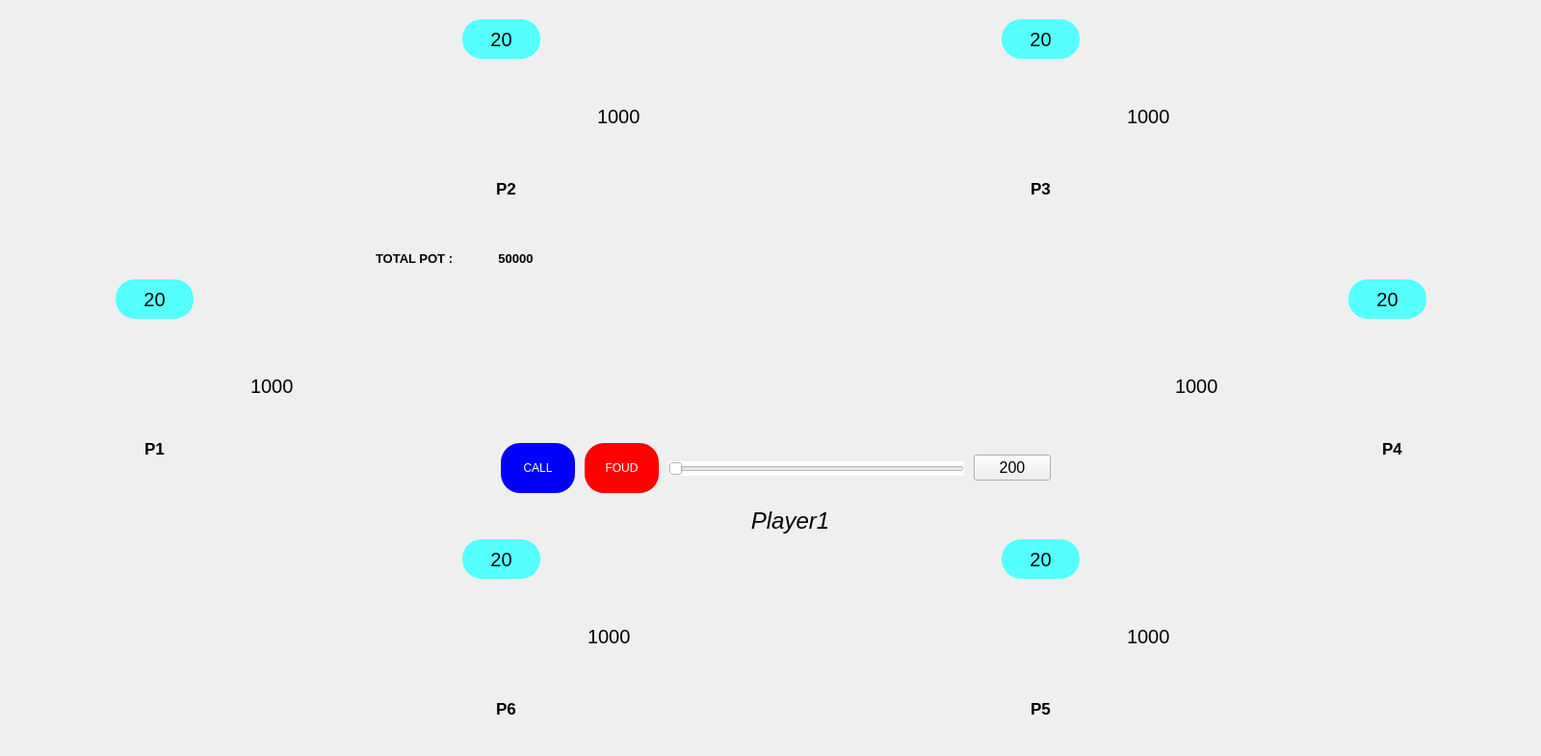
<?xml version="1.0" encoding="UTF-8"?>
<ui version="4.0">
 <class>MainWindow</class>
 <widget class="QMainWindow" name="MainWindow">
  <property name="geometry">
   <rect>
    <x>0</x>
    <y>0</y>
    <width>1600</width>
    <height>785</height>
   </rect>
  </property>
  <property name="minimumSize">
   <size>
    <width>1600</width>
    <height>785</height>
   </size>
  </property>
  <property name="maximumSize">
   <size>
    <width>1600</width>
    <height>785</height>
   </size>
  </property>
  <property name="windowTitle">
   <string>MainWindow</string>
  </property>
  <property name="styleSheet">
   <string notr="true"/>
  </property>
  <widget class="QWidget" name="centralwidget">
   <property name="minimumSize">
    <size>
     <width>600</width>
     <height>785</height>
    </size>
   </property>
   <property name="maximumSize">
    <size>
     <width>1600</width>
     <height>785</height>
    </size>
   </property>
   <property name="styleSheet">
    <string notr="true">#centralwidget{
background-image: url(:/icon/pokerdesk.jpeg);
backround-size:cover;
}</string>
   </property>
   <widget class="QWidget" name="horizontalLayoutWidget">
    <property name="geometry">
     <rect>
      <x>520</x>
      <y>460</y>
      <width>571</width>
      <height>52</height>
     </rect>
    </property>
    <layout class="QHBoxLayout" name="horizontalLayout" stretch="2,2,8,1">
     <property name="spacing">
      <number>10</number>
     </property>
     <item>
      <widget class="QPushButton" name="btn_call">
       <property name="sizePolicy">
        <sizepolicy hsizetype="Minimum" vsizetype="Expanding">
         <horstretch>0</horstretch>
         <verstretch>0</verstretch>
        </sizepolicy>
       </property>
       <property name="styleSheet">
        <string notr="true">border:none;
font: 12pt &quot;MS Shell Dlg 2&quot;;
color: rgb(255, 255, 255);
border-radius:20px;
background-color: rgb(0, 0, 255);

</string>
       </property>
       <property name="text">
        <string>CALL</string>
       </property>
      </widget>
     </item>
     <item>
      <widget class="QPushButton" name="btn_foud">
       <property name="sizePolicy">
        <sizepolicy hsizetype="Minimum" vsizetype="Expanding">
         <horstretch>0</horstretch>
         <verstretch>0</verstretch>
        </sizepolicy>
       </property>
       <property name="styleSheet">
        <string notr="true">border:none;
font: 12pt &quot;MS Shell Dlg 2&quot;;
color: rgb(255, 255, 255);
border-radius:20px;
background-color: rgb(0, 0, 255);
background-color: rgb(255, 0, 0);

</string>
       </property>
       <property name="text">
        <string>FOUD</string>
       </property>
      </widget>
     </item>
     <item>
      <layout class="QVBoxLayout" name="verticalLayout_2" stretch="1,0,1">
       <item>
        <spacer name="verticalSpacer_2">
         <property name="orientation">
          <enum>Qt::Vertical</enum>
         </property>
         <property name="sizeHint" stdset="0">
          <size>
           <width>20</width>
           <height>40</height>
          </size>
         </property>
        </spacer>
       </item>
       <item>
        <widget class="QSlider" name="slider">
         <property name="sizePolicy">
          <sizepolicy hsizetype="Expanding" vsizetype="Expanding">
           <horstretch>0</horstretch>
           <verstretch>0</verstretch>
          </sizepolicy>
         </property>
         <property name="styleSheet">
          <string notr="true">background-color: rgb(255, 255, 255);</string>
         </property>
         <property name="minimum">
          <number>0</number>
         </property>
         <property name="maximum">
          <number>30000</number>
         </property>
         <property name="singleStep">
          <number>10</number>
         </property>
         <property name="orientation">
          <enum>Qt::Horizontal</enum>
         </property>
         <property name="tickPosition">
          <enum>QSlider::NoTicks</enum>
         </property>
        </widget>
       </item>
       <item>
        <spacer name="verticalSpacer">
         <property name="orientation">
          <enum>Qt::Vertical</enum>
         </property>
         <property name="sizeHint" stdset="0">
          <size>
           <width>20</width>
           <height>40</height>
          </size>
         </property>
        </spacer>
       </item>
      </layout>
     </item>
     <item>
      <layout class="QVBoxLayout" name="verticalLayout">
       <item>
        <spacer name="verticalSpacer_3">
         <property name="orientation">
          <enum>Qt::Vertical</enum>
         </property>
         <property name="sizeHint" stdset="0">
          <size>
           <width>20</width>
           <height>40</height>
          </size>
         </property>
        </spacer>
       </item>
       <item>
        <widget class="QPushButton" name="btn_bet">
         <property name="font">
          <font>
           <pointsize>12</pointsize>
          </font>
         </property>
         <property name="cursor">
          <cursorShape>PointingHandCursor</cursorShape>
         </property>
         <property name="text">
          <string>200</string>
         </property>
        </widget>
       </item>
       <item>
        <spacer name="verticalSpacer_4">
         <property name="orientation">
          <enum>Qt::Vertical</enum>
         </property>
         <property name="sizeHint" stdset="0">
          <size>
           <width>20</width>
           <height>40</height>
          </size>
         </property>
        </spacer>
       </item>
      </layout>
     </item>
    </layout>
   </widget>
   <widget class="QLabel" name="p2_name">
    <property name="geometry">
     <rect>
      <x>460</x>
      <y>180</y>
      <width>131</width>
      <height>31</height>
     </rect>
    </property>
    <property name="font">
     <font>
      <family>MS Shell Dlg 2</family>
      <pointsize>13</pointsize>
      <weight>75</weight>
      <italic>false</italic>
      <bold>true</bold>
     </font>
    </property>
    <property name="styleSheet">
     <string notr="true"/>
    </property>
    <property name="text">
     <string>P2</string>
    </property>
    <property name="alignment">
     <set>Qt::AlignCenter</set>
    </property>
   </widget>
   <widget class="QLabel" name="p2_card1">
    <property name="geometry">
     <rect>
      <x>440</x>
      <y>65</y>
      <width>71</width>
      <height>116</height>
     </rect>
    </property>
    <property name="styleSheet">
     <string notr="true">border-radius: 5px;</string>
    </property>
    <property name="text">
     <string/>
    </property>
    <property name="pixmap">
     <pixmap resource="poker.qrc">:/icon/1B.png</pixmap>
    </property>
    <property name="scaledContents">
     <bool>true</bool>
    </property>
   </widget>
   <widget class="QLabel" name="p2_card2">
    <property name="geometry">
     <rect>
      <x>535</x>
      <y>65</y>
      <width>71</width>
      <height>116</height>
     </rect>
    </property>
    <property name="styleSheet">
     <string notr="true">border-radius: 5px;</string>
    </property>
    <property name="text">
     <string/>
    </property>
    <property name="pixmap">
     <pixmap resource="poker.qrc">:/icon/1B.png</pixmap>
    </property>
    <property name="scaledContents">
     <bool>true</bool>
    </property>
   </widget>
   <widget class="QLabel" name="p3_card2">
    <property name="geometry">
     <rect>
      <x>1090</x>
      <y>65</y>
      <width>71</width>
      <height>116</height>
     </rect>
    </property>
    <property name="styleSheet">
     <string notr="true">border-radius: 5px;</string>
    </property>
    <property name="text">
     <string/>
    </property>
    <property name="pixmap">
     <pixmap resource="poker.qrc">:/icon/1B.png</pixmap>
    </property>
    <property name="scaledContents">
     <bool>true</bool>
    </property>
   </widget>
   <widget class="QLabel" name="p3_name">
    <property name="geometry">
     <rect>
      <x>1015</x>
      <y>180</y>
      <width>131</width>
      <height>31</height>
     </rect>
    </property>
    <property name="font">
     <font>
      <family>MS Shell Dlg 2</family>
      <pointsize>13</pointsize>
      <weight>75</weight>
      <italic>false</italic>
      <bold>true</bold>
     </font>
    </property>
    <property name="styleSheet">
     <string notr="true"/>
    </property>
    <property name="text">
     <string>P3</string>
    </property>
    <property name="alignment">
     <set>Qt::AlignCenter</set>
    </property>
   </widget>
   <widget class="QLabel" name="p3_card1">
    <property name="geometry">
     <rect>
      <x>995</x>
      <y>65</y>
      <width>71</width>
      <height>116</height>
     </rect>
    </property>
    <property name="styleSheet">
     <string notr="true">border-radius: 5px;</string>
    </property>
    <property name="text">
     <string/>
    </property>
    <property name="pixmap">
     <pixmap resource="poker.qrc">:/icon/1B.png</pixmap>
    </property>
    <property name="scaledContents">
     <bool>true</bool>
    </property>
   </widget>
   <widget class="QLabel" name="p5_card2">
    <property name="geometry">
     <rect>
      <x>1090</x>
      <y>605</y>
      <width>71</width>
      <height>116</height>
     </rect>
    </property>
    <property name="styleSheet">
     <string notr="true">border-radius: 5px;</string>
    </property>
    <property name="text">
     <string/>
    </property>
    <property name="pixmap">
     <pixmap resource="poker.qrc">:/icon/1B.png</pixmap>
    </property>
    <property name="scaledContents">
     <bool>true</bool>
    </property>
   </widget>
   <widget class="QLabel" name="p5_name">
    <property name="geometry">
     <rect>
      <x>1015</x>
      <y>720</y>
      <width>131</width>
      <height>31</height>
     </rect>
    </property>
    <property name="font">
     <font>
      <family>MS Shell Dlg 2</family>
      <pointsize>13</pointsize>
      <weight>75</weight>
      <italic>false</italic>
      <bold>true</bold>
     </font>
    </property>
    <property name="styleSheet">
     <string notr="true"/>
    </property>
    <property name="text">
     <string>P5</string>
    </property>
    <property name="alignment">
     <set>Qt::AlignCenter</set>
    </property>
   </widget>
   <widget class="QLabel" name="p5_card1">
    <property name="geometry">
     <rect>
      <x>995</x>
      <y>605</y>
      <width>71</width>
      <height>116</height>
     </rect>
    </property>
    <property name="styleSheet">
     <string notr="true">border-radius: 5px;</string>
    </property>
    <property name="text">
     <string/>
    </property>
    <property name="pixmap">
     <pixmap resource="poker.qrc">:/icon/1B.png</pixmap>
    </property>
    <property name="scaledContents">
     <bool>true</bool>
    </property>
   </widget>
   <widget class="QLabel" name="p6_card2">
    <property name="geometry">
     <rect>
      <x>535</x>
      <y>605</y>
      <width>71</width>
      <height>116</height>
     </rect>
    </property>
    <property name="styleSheet">
     <string notr="true">border-radius: 5px;</string>
    </property>
    <property name="text">
     <string/>
    </property>
    <property name="pixmap">
     <pixmap resource="poker.qrc">:/icon/1B.png</pixmap>
    </property>
    <property name="scaledContents">
     <bool>true</bool>
    </property>
   </widget>
   <widget class="QLabel" name="p6_name">
    <property name="geometry">
     <rect>
      <x>460</x>
      <y>720</y>
      <width>131</width>
      <height>31</height>
     </rect>
    </property>
    <property name="font">
     <font>
      <family>MS Shell Dlg 2</family>
      <pointsize>13</pointsize>
      <weight>75</weight>
      <italic>false</italic>
      <bold>true</bold>
     </font>
    </property>
    <property name="styleSheet">
     <string notr="true"/>
    </property>
    <property name="text">
     <string>P6</string>
    </property>
    <property name="alignment">
     <set>Qt::AlignCenter</set>
    </property>
   </widget>
   <widget class="QLabel" name="p6_card1">
    <property name="geometry">
     <rect>
      <x>440</x>
      <y>605</y>
      <width>71</width>
      <height>116</height>
     </rect>
    </property>
    <property name="styleSheet">
     <string notr="true">border-radius: 5px;</string>
    </property>
    <property name="text">
     <string/>
    </property>
    <property name="pixmap">
     <pixmap resource="poker.qrc">:/icon/1B.png</pixmap>
    </property>
    <property name="scaledContents">
     <bool>true</bool>
    </property>
   </widget>
   <widget class="QLabel" name="p1_card2">
    <property name="geometry">
     <rect>
      <x>170</x>
      <y>335</y>
      <width>71</width>
      <height>116</height>
     </rect>
    </property>
    <property name="styleSheet">
     <string notr="true">border-radius: 5px;</string>
    </property>
    <property name="text">
     <string/>
    </property>
    <property name="pixmap">
     <pixmap resource="poker.qrc">:/icon/1B.png</pixmap>
    </property>
    <property name="scaledContents">
     <bool>true</bool>
    </property>
   </widget>
   <widget class="QLabel" name="p1_name">
    <property name="geometry">
     <rect>
      <x>95</x>
      <y>450</y>
      <width>131</width>
      <height>31</height>
     </rect>
    </property>
    <property name="font">
     <font>
      <family>MS Shell Dlg 2</family>
      <pointsize>13</pointsize>
      <weight>75</weight>
      <italic>false</italic>
      <bold>true</bold>
     </font>
    </property>
    <property name="styleSheet">
     <string notr="true"/>
    </property>
    <property name="text">
     <string>P1</string>
    </property>
    <property name="alignment">
     <set>Qt::AlignCenter</set>
    </property>
   </widget>
   <widget class="QLabel" name="p1_card1">
    <property name="geometry">
     <rect>
      <x>75</x>
      <y>335</y>
      <width>71</width>
      <height>116</height>
     </rect>
    </property>
    <property name="styleSheet">
     <string notr="true">border-radius: 5px;</string>
    </property>
    <property name="text">
     <string/>
    </property>
    <property name="pixmap">
     <pixmap resource="poker.qrc">:/icon/1B.png</pixmap>
    </property>
    <property name="scaledContents">
     <bool>true</bool>
    </property>
   </widget>
   <widget class="QLabel" name="p4_card2">
    <property name="geometry">
     <rect>
      <x>1455</x>
      <y>335</y>
      <width>71</width>
      <height>116</height>
     </rect>
    </property>
    <property name="styleSheet">
     <string notr="true">border-radius: 5px;</string>
    </property>
    <property name="text">
     <string/>
    </property>
    <property name="pixmap">
     <pixmap resource="poker.qrc">:/icon/1B.png</pixmap>
    </property>
    <property name="scaledContents">
     <bool>true</bool>
    </property>
   </widget>
   <widget class="QLabel" name="p4_name">
    <property name="geometry">
     <rect>
      <x>1380</x>
      <y>450</y>
      <width>131</width>
      <height>31</height>
     </rect>
    </property>
    <property name="font">
     <font>
      <family>MS Shell Dlg 2</family>
      <pointsize>13</pointsize>
      <weight>75</weight>
      <italic>false</italic>
      <bold>true</bold>
     </font>
    </property>
    <property name="styleSheet">
     <string notr="true"/>
    </property>
    <property name="text">
     <string>P4</string>
    </property>
    <property name="alignment">
     <set>Qt::AlignCenter</set>
    </property>
   </widget>
   <widget class="QLabel" name="p4_card1">
    <property name="geometry">
     <rect>
      <x>1360</x>
      <y>335</y>
      <width>71</width>
      <height>116</height>
     </rect>
    </property>
    <property name="styleSheet">
     <string notr="true">border-radius: 5px;</string>
    </property>
    <property name="text">
     <string/>
    </property>
    <property name="pixmap">
     <pixmap resource="poker.qrc">:/icon/1B.png</pixmap>
    </property>
    <property name="scaledContents">
     <bool>true</bool>
    </property>
   </widget>
   <widget class="QLabel" name="desk_card1">
    <property name="geometry">
     <rect>
      <x>575</x>
      <y>335</y>
      <width>71</width>
      <height>116</height>
     </rect>
    </property>
    <property name="styleSheet">
     <string notr="true">border-radius: 5px;</string>
    </property>
    <property name="text">
     <string/>
    </property>
    <property name="pixmap">
     <pixmap resource="poker.qrc">:/icon/1B.png</pixmap>
    </property>
    <property name="scaledContents">
     <bool>true</bool>
    </property>
   </widget>
   <widget class="QLabel" name="desk_card2">
    <property name="geometry">
     <rect>
      <x>670</x>
      <y>335</y>
      <width>71</width>
      <height>116</height>
     </rect>
    </property>
    <property name="styleSheet">
     <string notr="true">border-radius: 5px;</string>
    </property>
    <property name="text">
     <string/>
    </property>
    <property name="pixmap">
     <pixmap resource="poker.qrc">:/icon/1B.png</pixmap>
    </property>
    <property name="scaledContents">
     <bool>true</bool>
    </property>
   </widget>
   <widget class="QLabel" name="desk_card3">
    <property name="geometry">
     <rect>
      <x>765</x>
      <y>335</y>
      <width>71</width>
      <height>116</height>
     </rect>
    </property>
    <property name="styleSheet">
     <string notr="true">border-radius: 5px;</string>
    </property>
    <property name="text">
     <string/>
    </property>
    <property name="pixmap">
     <pixmap resource="poker.qrc">:/icon/1B.png</pixmap>
    </property>
    <property name="scaledContents">
     <bool>true</bool>
    </property>
   </widget>
   <widget class="QLabel" name="desk_card4">
    <property name="geometry">
     <rect>
      <x>860</x>
      <y>335</y>
      <width>71</width>
      <height>116</height>
     </rect>
    </property>
    <property name="styleSheet">
     <string notr="true">border-radius: 5px;</string>
    </property>
    <property name="text">
     <string/>
    </property>
    <property name="pixmap">
     <pixmap resource="poker.qrc">:/icon/1B.png</pixmap>
    </property>
    <property name="scaledContents">
     <bool>true</bool>
    </property>
   </widget>
   <widget class="QLabel" name="desk_card5">
    <property name="geometry">
     <rect>
      <x>955</x>
      <y>335</y>
      <width>71</width>
      <height>116</height>
     </rect>
    </property>
    <property name="styleSheet">
     <string notr="true">border-radius: 5px;</string>
    </property>
    <property name="text">
     <string/>
    </property>
    <property name="pixmap">
     <pixmap resource="poker.qrc">:/icon/1B.png</pixmap>
    </property>
    <property name="scaledContents">
     <bool>true</bool>
    </property>
   </widget>
   <widget class="QWidget" name="gridLayoutWidget">
    <property name="geometry">
     <rect>
      <x>390</x>
      <y>245</y>
      <width>192</width>
      <height>46</height>
     </rect>
    </property>
    <layout class="QGridLayout" name="gridLayout" columnstretch="2,2">
     <item row="0" column="0">
      <widget class="QLabel" name="label">
       <property name="font">
        <font>
         <pointsize>10</pointsize>
         <weight>75</weight>
         <bold>true</bold>
        </font>
       </property>
       <property name="text">
        <string>TOTAL POT :</string>
       </property>
      </widget>
     </item>
     <item row="0" column="1">
      <widget class="QLabel" name="pot">
       <property name="font">
        <font>
         <pointsize>10</pointsize>
         <weight>75</weight>
         <bold>true</bold>
        </font>
       </property>
       <property name="text">
        <string>50000</string>
       </property>
       <property name="alignment">
        <set>Qt::AlignCenter</set>
       </property>
      </widget>
     </item>
    </layout>
   </widget>
   <widget class="QLabel" name="label_playerturn">
    <property name="geometry">
     <rect>
      <x>580</x>
      <y>520</y>
      <width>481</width>
      <height>41</height>
     </rect>
    </property>
    <property name="font">
     <font>
      <pointsize>18</pointsize>
      <weight>50</weight>
      <italic>true</italic>
      <bold>false</bold>
      <underline>false</underline>
      <strikeout>false</strikeout>
     </font>
    </property>
    <property name="text">
     <string>Player1</string>
    </property>
    <property name="alignment">
     <set>Qt::AlignCenter</set>
    </property>
   </widget>
   <widget class="QLabel" name="label_p1budget">
    <property name="geometry">
     <rect>
      <x>260</x>
      <y>380</y>
      <width>181</width>
      <height>41</height>
     </rect>
    </property>
    <property name="font">
     <font>
      <pointsize>15</pointsize>
     </font>
    </property>
    <property name="styleSheet">
     <string notr="true">image: url(:/icon/chip.png);

</string>
    </property>
    <property name="text">
     <string>1000</string>
    </property>
    <property name="alignment">
     <set>Qt::AlignLeading|Qt::AlignLeft|Qt::AlignVCenter</set>
    </property>
   </widget>
   <widget class="QLabel" name="label_p2budget">
    <property name="geometry">
     <rect>
      <x>620</x>
      <y>100</y>
      <width>181</width>
      <height>41</height>
     </rect>
    </property>
    <property name="font">
     <font>
      <pointsize>15</pointsize>
     </font>
    </property>
    <property name="styleSheet">
     <string notr="true">image: url(:/icon/chip.png);

</string>
    </property>
    <property name="text">
     <string>1000</string>
    </property>
    <property name="alignment">
     <set>Qt::AlignLeading|Qt::AlignLeft|Qt::AlignVCenter</set>
    </property>
   </widget>
   <widget class="QLabel" name="label_p3budget">
    <property name="geometry">
     <rect>
      <x>1170</x>
      <y>100</y>
      <width>181</width>
      <height>41</height>
     </rect>
    </property>
    <property name="font">
     <font>
      <pointsize>15</pointsize>
     </font>
    </property>
    <property name="styleSheet">
     <string notr="true">image: url(:/icon/chip.png);

</string>
    </property>
    <property name="text">
     <string>1000</string>
    </property>
    <property name="alignment">
     <set>Qt::AlignLeading|Qt::AlignLeft|Qt::AlignVCenter</set>
    </property>
   </widget>
   <widget class="QLabel" name="label_p4budget">
    <property name="geometry">
     <rect>
      <x>1220</x>
      <y>380</y>
      <width>181</width>
      <height>41</height>
     </rect>
    </property>
    <property name="font">
     <font>
      <pointsize>15</pointsize>
     </font>
    </property>
    <property name="styleSheet">
     <string notr="true">image: url(:/icon/chip.png);

</string>
    </property>
    <property name="text">
     <string>1000</string>
    </property>
    <property name="alignment">
     <set>Qt::AlignLeading|Qt::AlignLeft|Qt::AlignVCenter</set>
    </property>
   </widget>
   <widget class="QLabel" name="label_p5budget">
    <property name="geometry">
     <rect>
      <x>1170</x>
      <y>640</y>
      <width>181</width>
      <height>41</height>
     </rect>
    </property>
    <property name="font">
     <font>
      <pointsize>15</pointsize>
     </font>
    </property>
    <property name="styleSheet">
     <string notr="true">image: url(:/icon/chip.png);

</string>
    </property>
    <property name="text">
     <string>1000</string>
    </property>
    <property name="alignment">
     <set>Qt::AlignLeading|Qt::AlignLeft|Qt::AlignVCenter</set>
    </property>
   </widget>
   <widget class="QLabel" name="label_p6budget">
    <property name="geometry">
     <rect>
      <x>610</x>
      <y>640</y>
      <width>181</width>
      <height>41</height>
     </rect>
    </property>
    <property name="font">
     <font>
      <pointsize>15</pointsize>
     </font>
    </property>
    <property name="styleSheet">
     <string notr="true">image: url(:/icon/chip.png);

</string>
    </property>
    <property name="text">
     <string>1000</string>
    </property>
    <property name="alignment">
     <set>Qt::AlignLeading|Qt::AlignLeft|Qt::AlignVCenter</set>
    </property>
   </widget>
   <widget class="QLabel" name="label_p1bet">
    <property name="geometry">
     <rect>
      <x>120</x>
      <y>290</y>
      <width>81</width>
      <height>41</height>
     </rect>
    </property>
    <property name="font">
     <font>
      <pointsize>15</pointsize>
     </font>
    </property>
    <property name="styleSheet">
     <string notr="true">background-color: rgb(85, 255, 255);
border-radius:20px;
</string>
    </property>
    <property name="text">
     <string>20</string>
    </property>
    <property name="alignment">
     <set>Qt::AlignCenter</set>
    </property>
   </widget>
   <widget class="QLabel" name="label_p2bet">
    <property name="geometry">
     <rect>
      <x>480</x>
      <y>20</y>
      <width>81</width>
      <height>41</height>
     </rect>
    </property>
    <property name="font">
     <font>
      <pointsize>15</pointsize>
     </font>
    </property>
    <property name="styleSheet">
     <string notr="true">background-color: rgb(85, 255, 255);
border-radius:20px;
</string>
    </property>
    <property name="text">
     <string>20</string>
    </property>
    <property name="alignment">
     <set>Qt::AlignCenter</set>
    </property>
   </widget>
   <widget class="QLabel" name="label_p3bet">
    <property name="geometry">
     <rect>
      <x>1040</x>
      <y>20</y>
      <width>81</width>
      <height>41</height>
     </rect>
    </property>
    <property name="font">
     <font>
      <pointsize>15</pointsize>
     </font>
    </property>
    <property name="styleSheet">
     <string notr="true">background-color: rgb(85, 255, 255);
border-radius:20px;
</string>
    </property>
    <property name="text">
     <string>20</string>
    </property>
    <property name="alignment">
     <set>Qt::AlignCenter</set>
    </property>
   </widget>
   <widget class="QLabel" name="label_p4bet">
    <property name="geometry">
     <rect>
      <x>1400</x>
      <y>290</y>
      <width>81</width>
      <height>41</height>
     </rect>
    </property>
    <property name="font">
     <font>
      <pointsize>15</pointsize>
     </font>
    </property>
    <property name="styleSheet">
     <string notr="true">background-color: rgb(85, 255, 255);
border-radius:20px;
</string>
    </property>
    <property name="text">
     <string>20</string>
    </property>
    <property name="alignment">
     <set>Qt::AlignCenter</set>
    </property>
   </widget>
   <widget class="QLabel" name="label_p5bet">
    <property name="geometry">
     <rect>
      <x>1040</x>
      <y>560</y>
      <width>81</width>
      <height>41</height>
     </rect>
    </property>
    <property name="font">
     <font>
      <pointsize>15</pointsize>
     </font>
    </property>
    <property name="styleSheet">
     <string notr="true">background-color: rgb(85, 255, 255);
border-radius:20px;
</string>
    </property>
    <property name="text">
     <string>20</string>
    </property>
    <property name="alignment">
     <set>Qt::AlignCenter</set>
    </property>
   </widget>
   <widget class="QLabel" name="label_p6bet">
    <property name="geometry">
     <rect>
      <x>480</x>
      <y>560</y>
      <width>81</width>
      <height>41</height>
     </rect>
    </property>
    <property name="font">
     <font>
      <pointsize>15</pointsize>
     </font>
    </property>
    <property name="styleSheet">
     <string notr="true">background-color: rgb(85, 255, 255);
border-radius:20px;
</string>
    </property>
    <property name="text">
     <string>20</string>
    </property>
    <property name="alignment">
     <set>Qt::AlignCenter</set>
    </property>
   </widget>
  </widget>
 </widget>
 <resources>
  <include location="poker.qrc"/>
 </resources>
 <connections/>
</ui>
